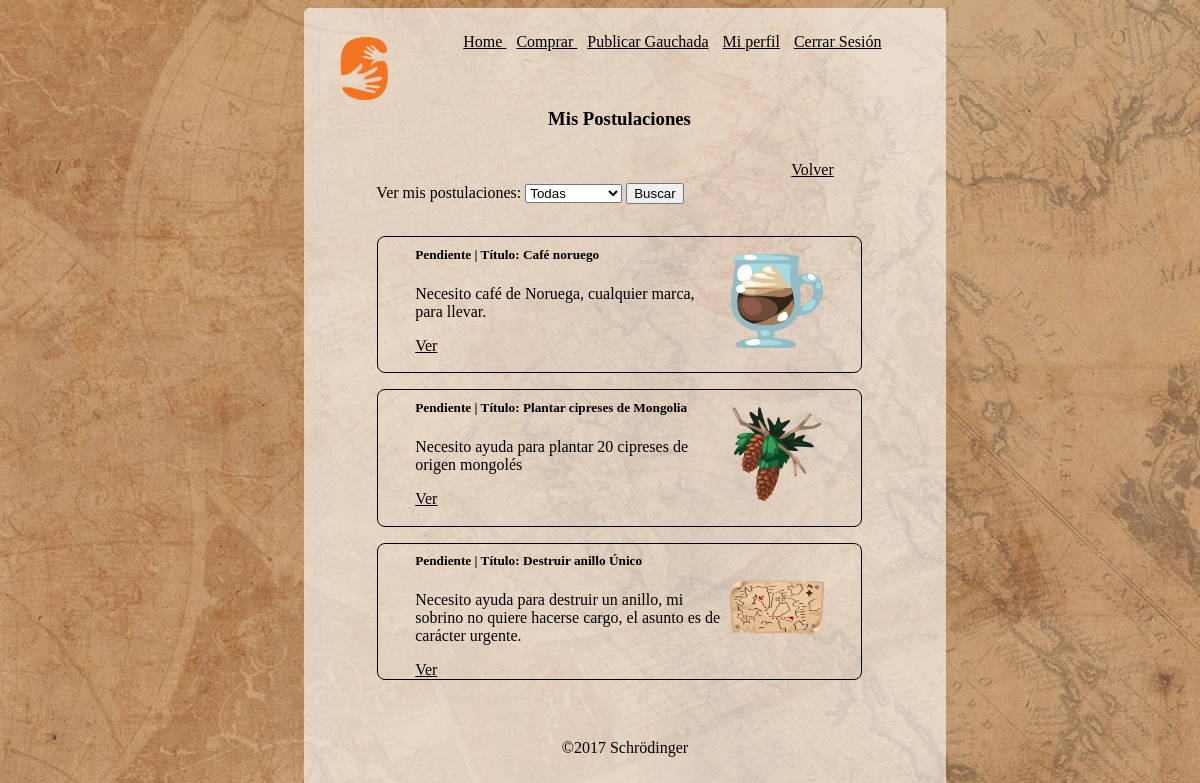
Page /misPostulaciones.php (signed in) on the committed database.
### tables this page shows
CREATE TABLE `postulante` (
  `idPostulante` int(10) unsigned NOT NULL AUTO_INCREMENT,
  `usuarioid` int(10) unsigned NOT NULL,
  `gauchadaid` int(10) unsigned NOT NULL,
  `comentario` text NOT NULL,
  `estado` int(11) DEFAULT NULL,
  `editado` timestamp NULL DEFAULT CURRENT_TIMESTAMP ON UPDATE CURRENT_TIMESTAMP,
  `creado` timestamp NULL DEFAULT CURRENT_TIMESTAMP,
  PRIMARY KEY (`idPostulante`),
  KEY `fk_P_U_idx` (`usuarioid`),
  KEY `fk_P_G_idx` (`gauchadaid`),
  CONSTRAINT `fk_P_G` FOREIGN KEY (`gauchadaid`) REFERENCES `gauchada` (`idGauchada`) ON UPDATE CASCADE,
  CONSTRAINT `fk_P_U` FOREIGN KEY (`usuarioid`) REFERENCES `usuario` (`idUsuario`) ON UPDATE CASCADE
);

CREATE TABLE `gauchada` (
  `idGauchada` int(10) unsigned NOT NULL AUTO_INCREMENT,
  `autor_usuarioid` int(10) unsigned NOT NULL,
  `descripcion` text NOT NULL,
  `titulo` varchar(45) DEFAULT NULL,
  `foto` varchar(254) DEFAULT NULL,
  `fecha` date DEFAULT NULL,
  `calificacionid` int(10) unsigned NOT NULL,
  `comentarioCal` text,
  `cantPost` int(11) DEFAULT NULL,
  `editado` timestamp NULL DEFAULT CURRENT_TIMESTAMP ON UPDATE CURRENT_TIMESTAMP,
  `creado` timestamp NULL DEFAULT CURRENT_TIMESTAMP,
  PRIMARY KEY (`idGauchada`),
  KEY `fk_G_U_idx` (`autor_usuarioid`),
  KEY `fk_G_Cf_idx` (`calificacionid`),
  CONSTRAINT `fk_G_Cf` FOREIGN KEY (`calificacionid`) REFERENCES `calificacion` (`idcalificacion`) ON UPDATE CASCADE,
  CONSTRAINT `fk_G_U` FOREIGN KEY (`autor_usuarioid`) REFERENCES `usuario` (`idUsuario`) ON UPDATE CASCADE
);

### bd.php (called while the page is built, shortened)
<?php
function conexion($srv='localhost',$usr='root',$pass='',$bd='mydb'){
	$con = mysqli_connect($srv,$usr,$pass,$bd);
	if ($con) {
		return $con;
	} else return false;
}
function fetch($query='',$individual=false){
	$con = conexion();
	$res = mysqli_query($con,$query);
	$data=array();
	while ( $row = mysqli_fetch_assoc($res) ) {
		$data[] = $row;
	}
	if ( !$individual ) {
		return $data;
	} else {
		return $data[0];
	}
}

### misPostulaciones.php (the view, shortened to what this page needs)
<?php session_start();
require 'includes/encabezadoLog.php';
if ($_SESSION['logueado']) {
	$idU=$_SESSION['idUsuario'];
	?>
	<div class="menuPerfil">
		<p><h3 class="titulo">Mis Postulaciones</h3><br>
		 <div id="volverPos">
		 	<a href="perfil.php">Volver</a>
		 </div>
		<div id="ordenarPor">
			<form method="GET" action="misPostulaciones.php">
		 		<p><label>Ver mis postulaciones: <select name="crit" id="crit" required></label>
					<option value="0" selected>Todas</option>
				<button>Buscar</button></p>
			</form><br><br>
		</div>
		 <div id="cajaGauchadas">
			<?php $queryG = "SELECT *
								FROM gauchada as g
	       						LEFT JOIN postulante as p
	       						ON g.idGauchada = p.gauchadaid
								WHERE p.usuarioid = $idU AND g.calificacionid < 6 $traer";
			$gauchadas = fetch ($queryG);
			if ($gauchadas!=NULL) {
				foreach ($gauchadas as $rowG) {
					$idG=$rowG['idGauchada'];
					$query="SELECT p.estado,
								   p.comentario,
								   g.calificacionid
							FROM postulante as p
							LEFT JOIN gauchada as g ON g.idGauchada=$idG
							WHERE p.gauchadaid=$idG and p.usuarioid=$idU";
					$estado=fetch($query,true);
					if ($estado['estado']==0) {
						$calificacion="Pendiente";
					}
				 ?>
					<div class="individual">
						<?php $string="Calificado: ";   ?>
						<div class="cont">
							<h5><?php if ($calificacion=="Califique al usuario") { ?>
									<form method="POST" action="calificar.php" id="colorBoton">
	 								<input type="hidden" name="idG" value="<?php echo $idG ?>">
	 								<input type="hidden" name="idU" value="<?php echo $usuarioElegido['usuarioid']; ?>">
	 								<button id="botoncitoRaro">Califique al usuario</button>
	 							</form>
						<?php } else if($calificacion=="Bien" || $calificacion=="Mal" || $calificacion=="Neutral") { echo $string."".$calificacion; }else { echo $calificacion; } ?> | Título: <?php echo $rowG['titulo']; ?> </h5>
							<p><?php echo $rowG['descripcion'] ?></p>
							<a href="gauchada.php?id=<?php echo $idG ?>&a=2">Ver</a>
						</div>
						<div class="imagen">
							<img src="<?php
							echo ($rowG['foto']) ? $rowG['foto'] : 'img/logo.png' ;?>"><br>
						</div>
					</div>
				<?php }
			} else if (count($gauchadas)==0) { ?>
				<div id="vacio" style="margin-bottom:10%; margin-top:10%;" >
					<?php  	echo "<h4 class='error'>No se encuentran gauchadas.</h4>";?>
				</div>
		<?php }
			?>
		</div>
	</div>
<?php } else { header("index.php"); } ?>
<?php require 'includes/footer.php'; ?>

### styles/style.css (style rules this page uses)
body { background-image: url(../img/mapa3.jpg); background-repeat:repeat; background-attachment: fixed; background-size: cover; }
.titulo { margin-left: 37%; }
.menuPerfil { clear: both }
#cajaGauchadas { width: 90%; }
.individual { width: 70; border: solid black 1px; padding: 7%; margin-top: 3%; margin-left: 9%; border-radius: 8px; padding-bottom: 15%; }
.cont { float:left; margin-top: -50px; width: 75%; }
.cont a { color:black; }
.individual img { width: 23%; float: right; margin-top: -5%; }
#volverPos { margin-right: 6%; width: 30%; float: right; margin-top: -1%; }
#volverPos a { float:left; color: black; margin-left: 47%; }
#ordenarPor { margin-bottom: -6%; margin-left: 8%; }

### rows in the picture
postulante: calificacion "Pendiente", gauchadaid.titulo "Café noruego", gauchadaid.descripcion "Necesito café de Noruega, cualquier marca, para llevar.", gauchadaid.foto (picture)
postulante: calificacion "Pendiente", gauchadaid.titulo "Plantar cipreses de Mongolia", gauchadaid.descripcion "Necesito ayuda para plantar 20 cipreses de origen mongolés", gauchadaid.foto (picture)
postulante: calificacion "Pendiente", gauchadaid.titulo "Destruir anillo Único", gauchadaid.descripcion "Necesito ayuda para destruir un anillo, mi sobrino no quiere hacerse cargo, el asunto es de carácter urgente.", gauchadaid.foto (picture)
